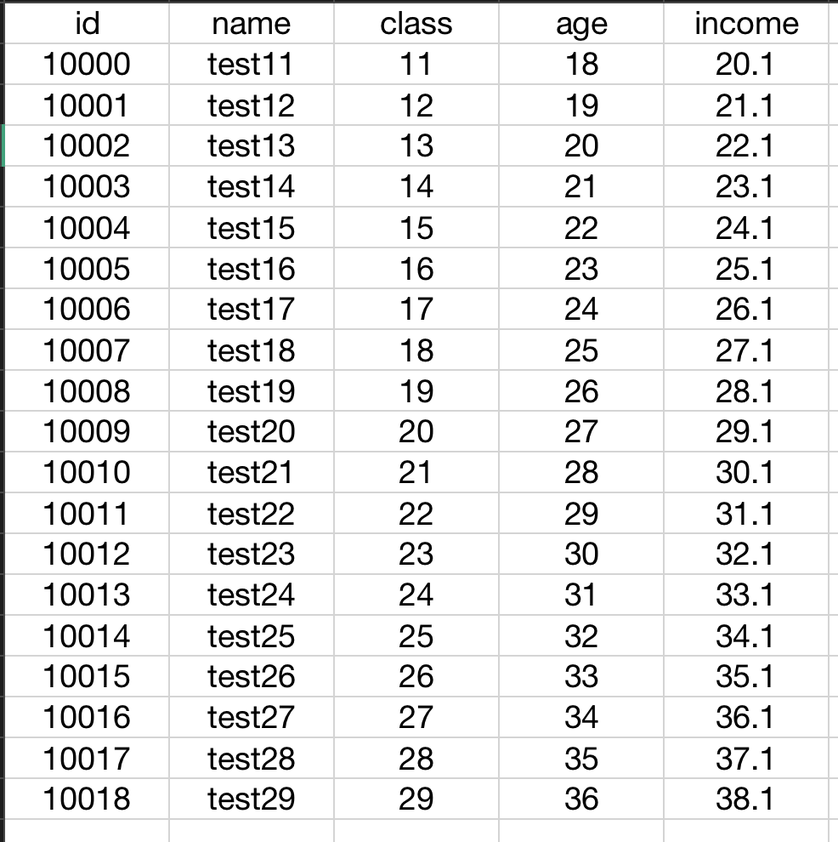
#> input picture images/WX20221216-111749@2x.png, 838 x 842 px, shrunk from 986 x 990 before the run; its folder holds only this picture in this run
$ python main.py
#> lines starting #> are read from the running program, lines starting #| are printed output that depends on the picture; after the words box and inside, x2 and y2 are one past the last pixel; in counts of white or black regions, pixels touching at a corner belong together
#> further down, img is the input picture: shape (842, 838, 3); mean B, G, R 234.9, 234.9, 234.9
import cv2
import numpy as np
import pytesseract
import os
from prettytable import PrettyTable

# pylint: disable=no-member,pointless-string-statement


# 读取所有图片，返回文件路径列表
def read_images_filename():
    # 获取当前工作目录
    current_dir = os.getcwd()

    result_list = []

    # 枚举./images目录中的文件
    for file in os.listdir(current_dir + '/images'):
        # 如果文件是图片文件，则打印文件名
        if file.endswith('.jpg') or file.endswith('.png') or file.endswith('.bmp'):
            result_list.append(current_dir + '/images/' + file)
    return result_list


def identify_table(image):
    # 灰度图片
    gray = cv2.cvtColor(image, cv2.COLOR_BGR2GRAY)

    """
    自适应阈值算法(adaptiveThreshold): 灰度图像->二值图像
    ~gray: 灰度图像的反色图像
    cv2.ADAPTIVE_THRESH_GAUSSIAN_C: 使用高斯平滑算法进行自适应阈值计算。
    cv2.THRESH_BINARY:使用二值化，即将像素值大于阈值的像素赋值为 255, 将像素值小于等于阈值的像素赋值为 0。
    35: 自适应阈值计算的块大小。块大小越大，自适应阈值计算的精度就越低，但噪声对结果的影响就越小
    -5: 调整阈值时使用的常数。调整阈值时, 可以使用这个常数来调整阈值的大小。
    """
    binary = cv2.adaptiveThreshold(
        ~gray, 255, cv2.ADAPTIVE_THRESH_GAUSSIAN_C, cv2.THRESH_BINARY, 35, -5)
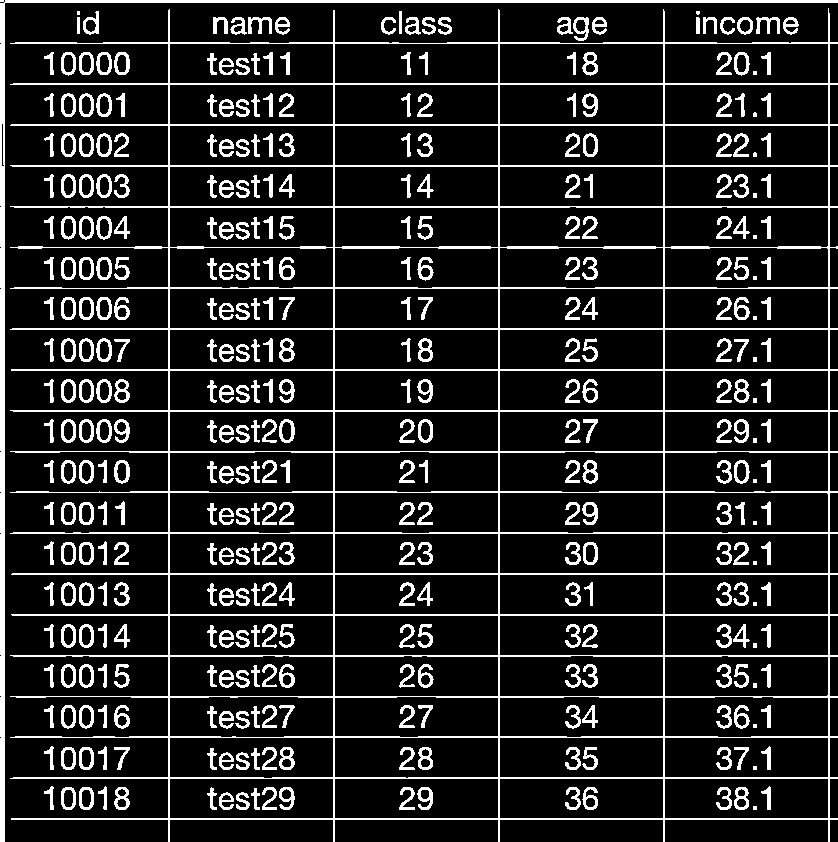
#> binary: shape (842, 838); 13.9% white; 385 white regions (15 under 20 px), largest, box (x1, y1, x2, y2) and area: (10, 8, 838, 842) 39462, (0, 0, 838, 842) 6650, (248, 17, 272, 34) 207

    """
    【识别表格的横线】【识别表格的竖线】

    使用了形态学操作来处理二值图像。形态学操作是图像处理中常用的一种方法，可以用来对图像进行腐蚀、膨胀、开运算和闭运算等操作。
    【腐蚀操作】可以【去除】图像中的【噪点】，【膨胀操作】则可以【填补】图像中的【空洞】。

    cv2.getStructuringElement()
    生成一个【矩形结构元素】。这个结构元素是形态学操作的核心，它决定了形态学操作对图像的影响范围。

    cv2.erode()
    对二值图像进行腐蚀操作。
    函数接受三个参数：输入图像、结构元素和迭代次数。
        输入图像是之前处理过的二值图像
        结构元素是刚刚生成的【矩形结构元素】
        迭代次数设为 1

    cv2.dilate() 函数来对腐蚀后的图像进行膨胀操作，函数的参数设置和 cv2.erode() 函数类似，
    都是使用腐蚀后的图像、矩形结构元素和迭代次数为 1

    通过腐蚀和膨胀的操作，可以使图像中的文字更加清晰，并去除噪点。这在文字识别过程中非常有用，可以提升识别准确率。
    """
    # 识别横线
    rows, cols = binary.shape
    scale = 40
    kernel = cv2.getStructuringElement(cv2.MORPH_RECT, (cols // scale, 1))
    eroded = cv2.erode(binary, kernel, iterations=1)
#> eroded: shape (842, 838); 4.6% white in thin lines or dots
    dilatedcol = cv2.dilate(eroded, kernel, iterations=1)
#> dilatedcol: shape (842, 838); 4.8% white in thin lines or dots
    # 识别竖线
    scale = 20
    kernel = cv2.getStructuringElement(cv2.MORPH_RECT, (1, rows // scale))
    eroded = cv2.erode(binary, kernel, iterations=1)
#> eroded: shape (842, 838); 1.7% white; 6 white regions, box (x1, y1, x2, y2) and area: (0, 23, 5, 842) 3553, (168, 30, 170, 842) 1623, (498, 30, 500, 842) 1623, (333, 31, 335, 842) 1622, (663, 30, 665, 842) 1622, (828, 29, 830, 842) 1621
    dilatedrow = cv2.dilate(eroded, kernel, iterations=1)
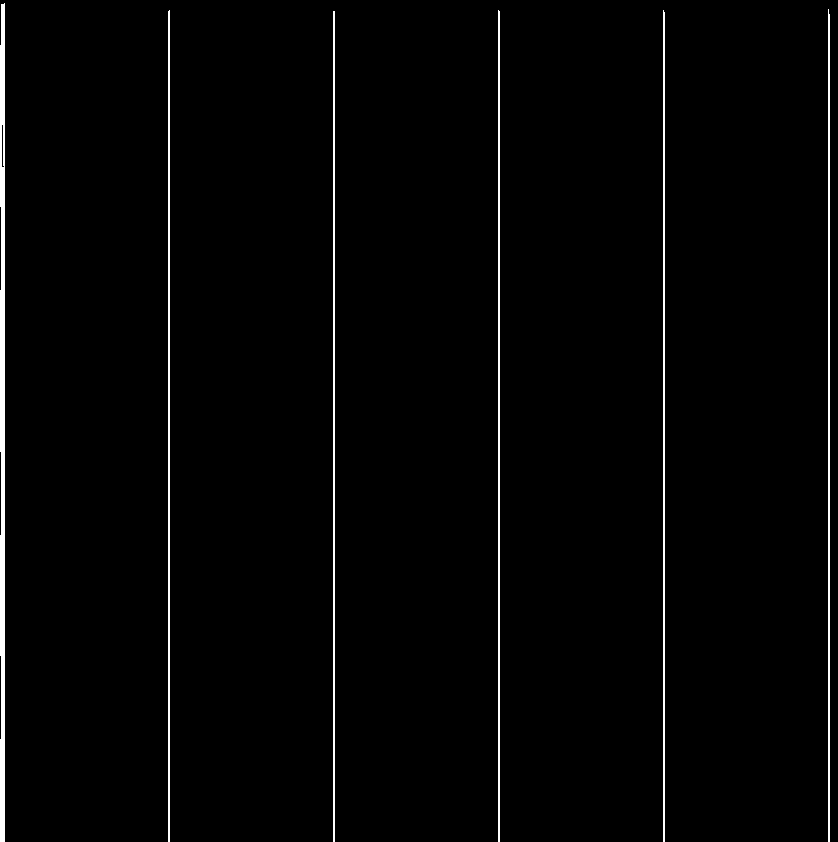
#> dilatedrow: shape (842, 838); 1.7% white; 6 white regions, box (x1, y1, x2, y2) and area: (0, 3, 5, 842) 3858, (168, 10, 170, 842) 1663, (498, 10, 500, 842) 1663, (333, 11, 335, 842) 1662, (663, 10, 665, 842) 1662, (828, 9, 830, 842) 1661

    # 标识交点（按位与运算将两个二值图像进行合并）
    bitwiseAnd = cv2.bitwise_and(dilatedcol, dilatedrow)
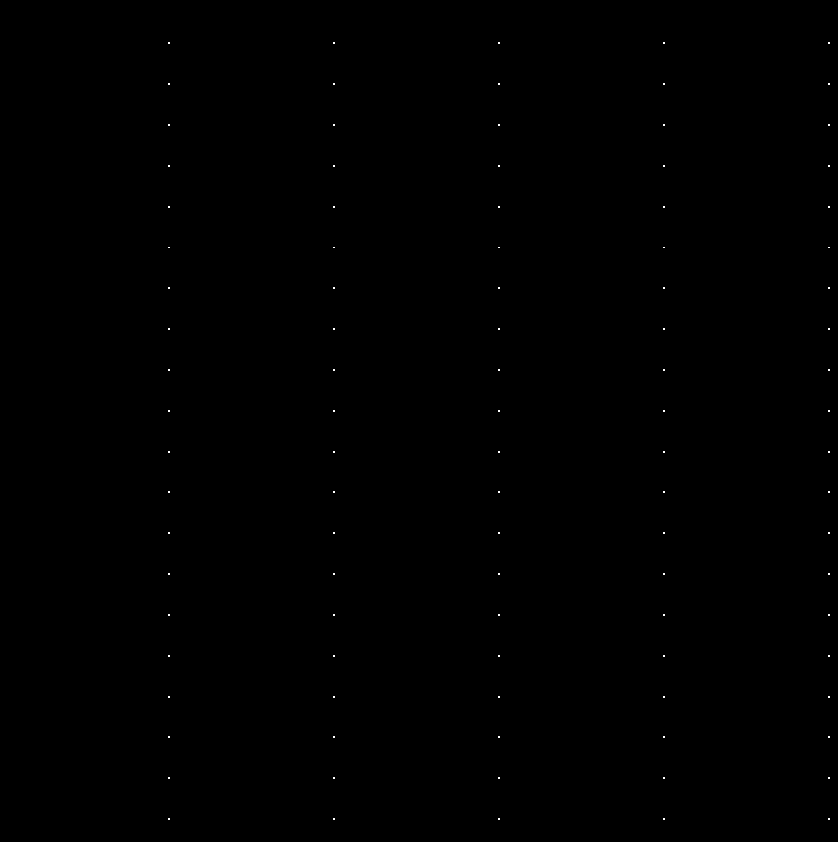
#> bitwiseAnd: shape (842, 838); 0.06% white in thin lines or dots, all inside (x1, y1, x2, y2) = (168, 42, 830, 820)

    # 标识表格
    merge = cv2.add(dilatedcol, dilatedrow)
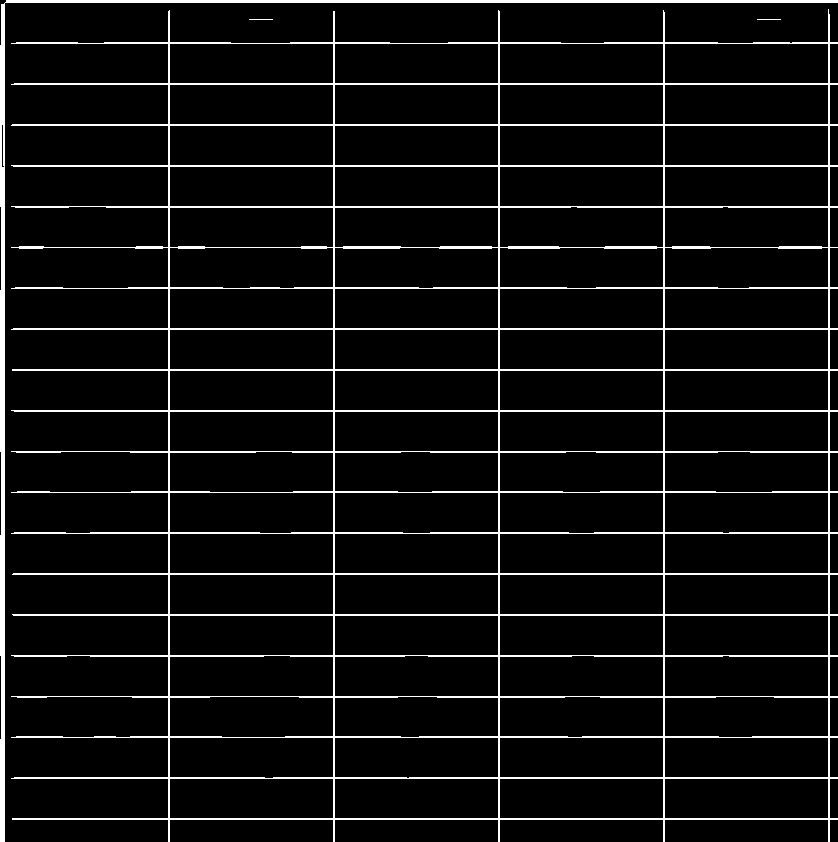
#> merge: shape (842, 838); 6.5% white in thin lines or dots
    # cv2.imshow("表格整体展示：", merge)

    # 两张图片进行减法运算，去掉表格框线
    merge2 = cv2.subtract(binary, merge)
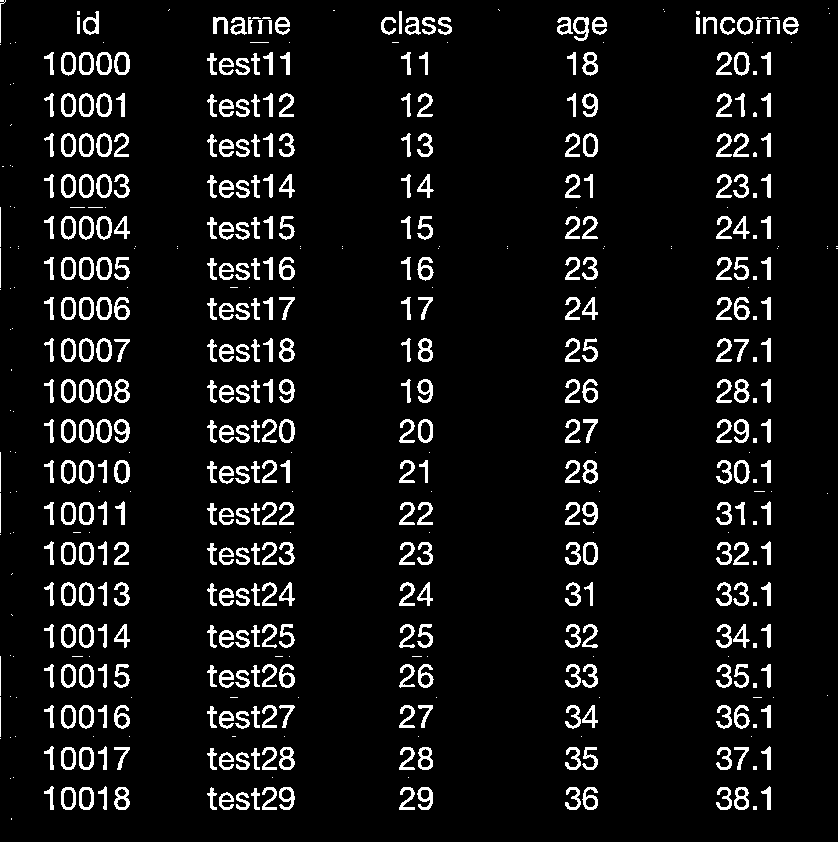
#> merge2: shape (842, 838); 7.4% white; 531 white regions (152 under 20 px), largest, box (x1, y1, x2, y2) and area: (279, 338, 295, 362) 196, (418, 338, 433, 362) 196, (573, 17, 589, 41) 195
    # cv2.imshow("图片去掉表格框线展示：", merge2)

    # 识别黑白图中的白色交叉点，将横纵坐标取出
    ys, xs = np.where(bitwiseAnd > 0)
#> ys = 390 values from 42 to 819; xs = 390 values, max 829 at index 9, min 168 at index 0, mean 498.5

    mylisty = []  # 纵坐标
    mylistx = []  # 横坐标

    # 通过排序，获取跳变的x和y的值，说明是交点，否则交点会有好多像素值值相近，我只取相近值的最后一点
    # 这个10的跳变不是固定的，根据不同的图片会有微调，基本上为单元格表格的高度（y坐标跳变）和长度（x坐标跳变）
    i = 0
    myxs = np.sort(xs)
#> myxs = 390 values from 168 to 829
    for i in range(len(myxs) - 1):
        if (myxs[i + 1] - myxs[i] > 10):
            mylistx.append(myxs[i])
        i = i + 1
#> after the loop, mylistx = [169, 334, 499, 664]
    mylistx.append(myxs[i])  # 要将最后一个点加入

    i = 0
    myys = np.sort(ys)
#> myys = 390 values from 42 to 819
    # print(np.sort(ys))
    for i in range(len(myys) - 1):
        if (myys[i + 1] - myys[i] > 10):
            mylisty.append(myys[i])
        i = i + 1
#> after the loop, mylisty = [43, 84, 125, 166, 207, 247, 288, 329, 370, 411, 452, 492, 533, 574, 615, 656, 697, 737, 778]
    mylisty.append(myys[i])  # 要将最后一个点加入

    # 定义要过滤的特殊字符
    special_char_list = ['|', '/', ';',
                         '}', ' ', '{', '\n', '-', '»', '(', ')']

    # 识别后的结果数组
    result_list = []

    # 循环y坐标，x坐标分割表格
    for i in range(len(mylisty) - 1):
        table_row = []
        for j in range(len(mylistx) - 1):
            # 在分割时，第一个参数为y坐标，第二个参数为x坐标
            ROI = image[mylisty[i] + 3:mylisty[i + 1] - 3,
                        mylistx[j]:mylistx[j + 1] - 3]  # 减去3的原因是由于我缩小ROI范围

            # 预处理图像，以提高识别精度
            ROI = cv2.cvtColor(ROI, cv2.COLOR_BGR2GRAY)
            ROI = cv2.threshold(
                ROI, 0, 255, cv2.THRESH_BINARY + cv2.THRESH_OTSU)[1]

            # 识别文字
            text = pytesseract.image_to_string(
                ROI, lang="eng", config="--psm 7")
            text = text.strip()  # 去掉前后空白字符

            # 过滤掉特殊字符
            text = ''.join(
                [char for char in text if char not in special_char_list])
            if text == '':
                continue
            if text[0] == '.':
                text = text[1:]

            table_row.append(text)
        result_list.append(table_row)
#> this loop made 1 pass
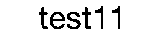
#> ROI: shape (35, 162); 90.1% white; 6 black regions, box (x1, y1, x2, y2) and area: (50, 12, 65, 29) 128, (67, 12, 81, 29) 121, (82, 7, 91, 29) 91, (39, 7, 48, 29) 87, (95, 6, 103, 29) 68, (112, 6, 120, 29) 68
#> after the loop, result_list = []
    return result_list


# 打印表格
# [5 lines left out: function pretty_print, not called in this run]


if __name__ == "__main__":
    images_name = read_images_filename()
    print(images_name)
    for filename in images_name:
        img = cv2.imread(filename, 1)
#> (the run stopped early here; a loop or call above may not have finished)

$ run again, on images/WX20221216-113334@2x.png
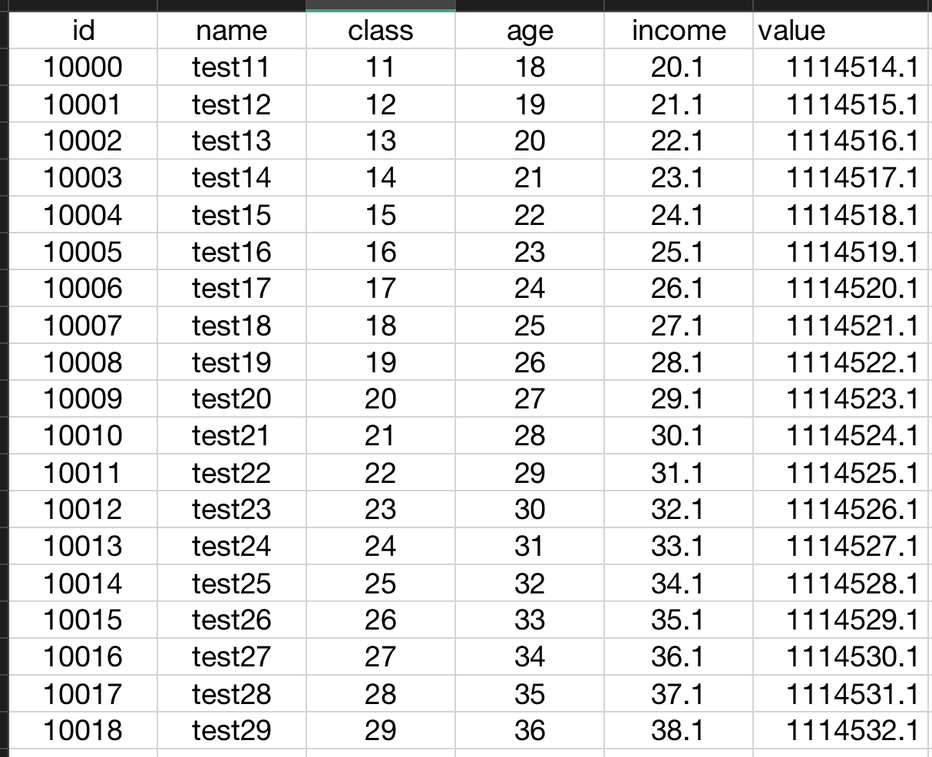
#> input picture images/WX20221216-113334@2x.png, 932 x 757 px, shrunk from 1214 x 986 before the run
#> img is the input picture: shape (757, 932, 3); mean B, G, R 229.5, 229.5, 229.5
#> in identify_table, `binary = cv2.adaptiveThreshold( ~gray, 255, cv2.ADAPTIVE_THRESH_GAUSSI..`:
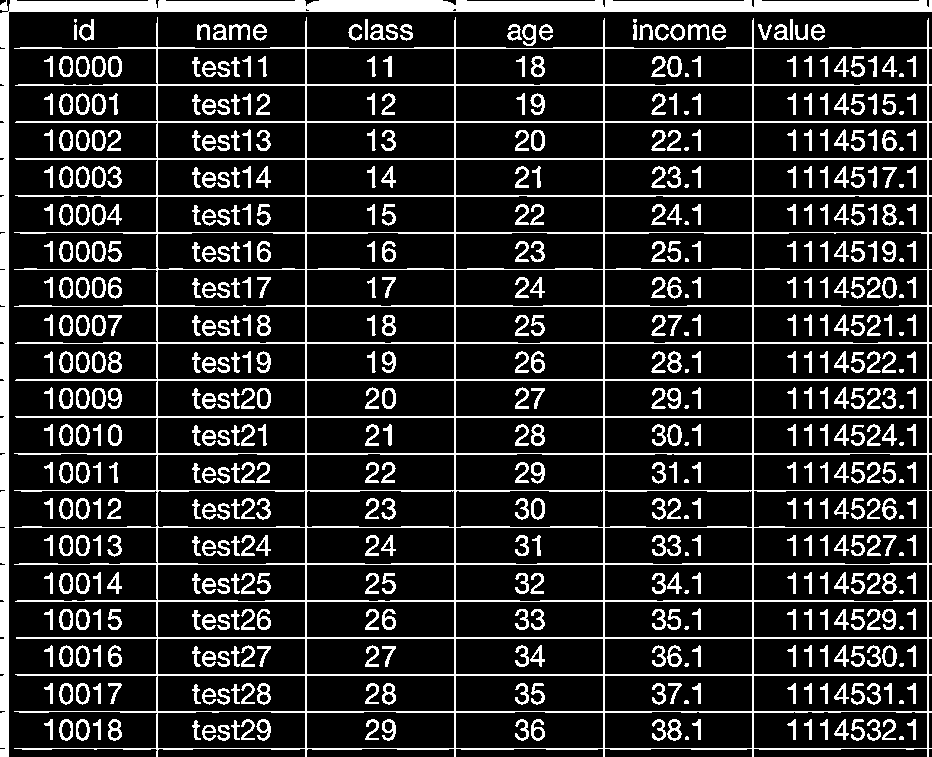
#> binary: shape (757, 932); 16.7% white; 561 white regions (40 under 20 px), largest, box (x1, y1, x2, y2) and area: (14, 17, 932, 757) 40888, (0, 0, 932, 757) 16910, (229, 24, 250, 40) 164
#> dilatedcol: shape (757, 932); 6% white; 21 white regions, largest, box (x1, y1, x2, y2) and area: (8, 0, 932, 12) 10171, (15, 121, 932, 123) 1833, (15, 158, 932, 160) 1833
#> dilatedrow: shape (757, 932); 1.6% white; 7 white regions, largest, box (x1, y1, x2, y2) and area: (4, 11, 9, 757) 3456, (454, 17, 456, 757) 1477, (305, 17, 307, 757) 1476
#> bitwiseAnd: shape (757, 932); 0.06% white in thin lines or dots
#> merge: shape (757, 932); 7.6% white; 2 white regions, box (x1, y1, x2, y2) and area: (14, 17, 932, 757) 39936, (4, 0, 932, 757) 13626
#> merge2: shape (757, 932); 9.1% white; 656 white regions (92 under 20 px), largest, box (x1, y1, x2, y2) and area: (0, 233, 5, 269) 179, (0, 270, 5, 306) 179, (0, 491, 5, 527) 179
#> ys = 395 values from 11 to 748; xs = 395 values, max 928 at index 11, min 8 at index 0, mean 564.4
#> myxs = 395 values from 8 to 928
#> after the loop in identify_table, `for i in range(len(myxs) - 1):`: mylistx = [8, 157, 306, 455, 604, 753]
#> myys = 395 values from 11 to 748
#> after the loop in identify_table, `for i in range(len(myys) - 1):`: mylisty = [11, 48, 85, 122, 159, 196, 233, 269, 306, 343, 380, 417, 454, 490, 527, 564, 601, 638, 675, 712]
#> the loop in identify_table, `for i in range(len(mylisty) - 1):` made 1 pass
#> after the loop in identify_table, `for i in range(len(mylisty) - 1):`:
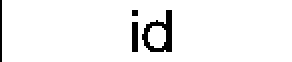
#> ROI: shape (31, 146) (shown 2 times larger); 95.1% white; 4 black regions (1 under 20 px), largest, box (x1, y1, x2, y2) and area: (71, 5, 86, 26) 136, (66, 11, 69, 26) 45, (0, 0, 1, 31) 31
#> after the loop in identify_table, `for i in range(len(mylisty) - 1):`: result_list = []
